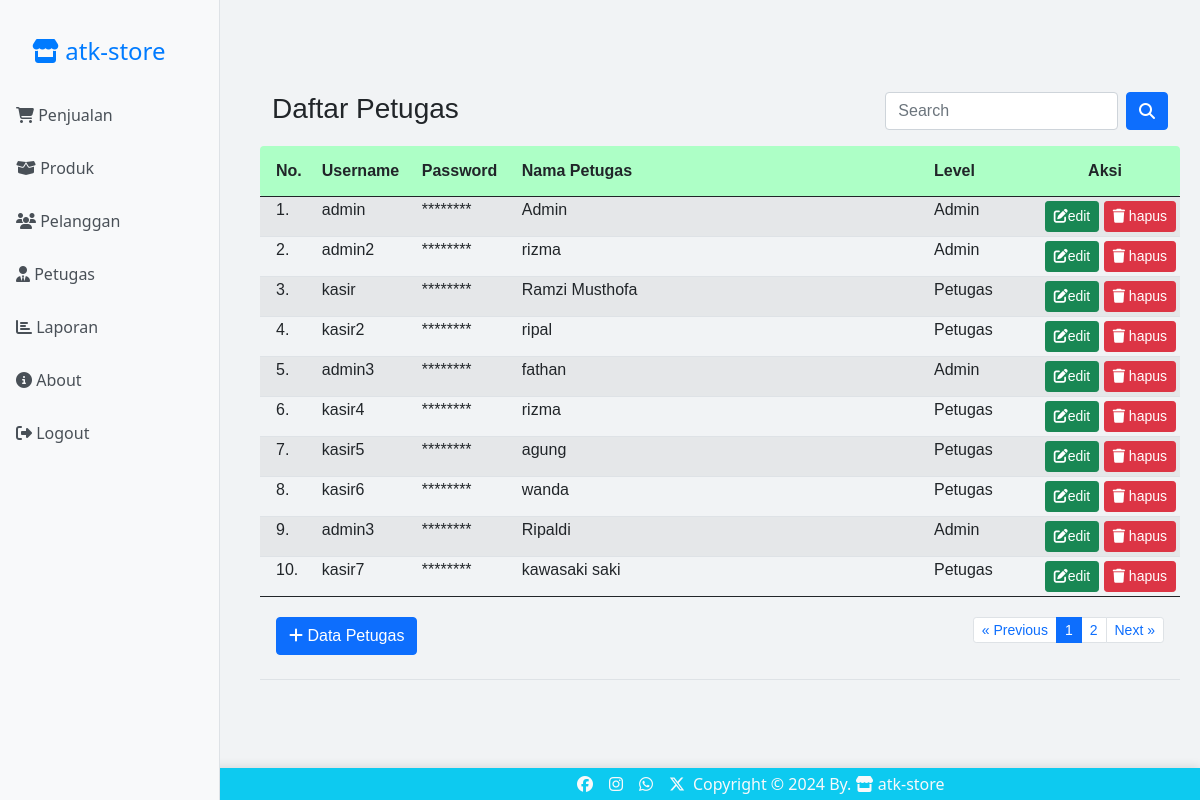
Page /petugas/index.php (signed in) on the committed database.
### tables this page shows
CREATE TABLE `petugas` (
  `id_petugas` int(11) NOT NULL,
  `username` varchar(30) DEFAULT NULL,
  `password` varchar(100) DEFAULT NULL,
  `nama_petugas` varchar(35) DEFAULT NULL,
  `level` enum('admin','petugas') DEFAULT NULL
);

### petugas/index.php (the view, shortened to what this page needs)
<?php
if (!isset($_SESSION['username']) && !isset($_SESSION['password'])) {
	?>
	<meta http-equiv="refresh" content="0;url=../login.php">
	<?php
} else {
	?>
	<html>
	<!DOCTYPE html>
	<html lang="en">
	<head>
		<link rel="stylesheet" href="../bootstrap/css/bootstrap.min.css" />
		<link rel="stylesheet" href="../styleMe.css">
	</head>
	<body>
		<?php include "../sidebar.php" ?>
		<main>
			<br><br><br>
			<div class="container">
				<div class="row">
					<div class="col-sm-8">
						<h3>Daftar Petugas</h3>
					</div>
					<div class="col-sm-4">
						<form class="d-flex" method="GET" action="">
							<input class="form-control me-2" type="text" placeholder="Search" name="np">
							<button class="btn btn-primary" type="submit"><i class="fas fa-search"></i></button>
						</form>
					</div>
				</div>
			</div>
			<table class="table table-hover table-striped table-sm">
				<thead class=" text-dark" style="background-color: #adffc6; color: white;">
					<tr>
						<th class="p-3 rounded-start" width="55px">No.</th>
						<th class="py-3" width="100px">Username</th>
						<th class="py-3" width="100px">Password</th>
						<th class="py-3">Nama Petugas</th>
						<th class="py-3" width="100px">Level</th>
						<th class="py-3 text-center rounded-end" width="150px">Aksi</th>
					</tr>
				</thead>
				<tbody>
					<?php
					include "../config.php";
					$batas = 10;
					$halaman = isset($_GET['halaman']) ? (int) $_GET['halaman'] : 1;
					$halaman_awal = ($halaman > 1) ? ($halaman * $batas) - $batas : 0;
					$previous = $halaman - 1;
					$next = $halaman + 1;
					if (isset($_GET['np'])) {
						$np = $_GET['np'];
						$sqldata = "select * from petugas where nama_petugas like '%$np%'";
					} else {
						$sqldata = "select * from petugas";
					}
					$resdata = mysqli_query($koneksi, $sqldata);
					$jumlah_data = mysqli_num_rows($resdata);
					$total_halaman = ceil($jumlah_data / $batas);
					if (isset($_GET['np'])) {
						$np = $_GET['np'];
						$sql = "select * from petugas where nama_petugas like '%$np%' limit $halaman_awal, $batas";
					} else {
						$sql = "select * from petugas limit $halaman_awal, $batas";
					}
					$result = mysqli_query($koneksi, $sql);
					$no = $halaman_awal + 1;
					while ($data = mysqli_fetch_array($result)) {
						?>
						<tr>
							<td class="px-3"><?= $no ?>.</td>
							<td><?= $data['username'] ?></td>
							<td>********</td>
							<td><?= $data['nama_petugas'] ?></td>
							<td class="text-capitalize"><?= $data['level'] ?></td>
							<td align="right">
								<a href="" class="btn btn-success btn-sm" data-bs-toggle="modal"
									data-bs-target="#modaledit<?= $data['id_petugas'] ?>"><i class="fas fa-edit"></i>edit</a>
								<a class="btn btn-danger btn-sm" href="delete.php?id=<?= $data['id_petugas'] ?>"
									onclick="return confirm('Apakah Anda Yakin data Petugas <?= $data['nama_petugas'] ?> akan dihapus ?')"
									class="hapus"><i class="fas fa-trash"></i> hapus</a>
							</td>
						</tr>
						<?php
						$no++;
					}
					?>
				</tbody>
				<tfoot>
					<tr>
						<td colspan="6" class="text-center">
							<div class="container">
								<div class="row">
									<div class="col-4 text-start py-3">
										<button type="button" class="btn btn-primary" data-bs-toggle="modal"
											data-bs-target="#myModal">
											<i class="fas fa-plus"></i> Data Petugas
										</button>
									</div>
									<div class="col-8 text-end py-3">
										<ul class="pagination justify-content-end pagination-sm">
											<li class="page-item"><a class="page-link" <?php if ($halaman > 1) {
												echo "href='?halaman=$previous'";
											} ?>>&laquo; Previous</a></li>
											<?php
											for ($x = 1; $x <= $total_halaman; $x++) {
												if ($x == $halaman) {
													?>
													<li class="page-item active"><a class="page-link"
															href="?halaman=<?php echo $x ?>"><?php echo $x; ?></a></li>
													<?php
												} else {
													?>
													<li class="page-item"><a class="page-link"
															href="?halaman=<?php echo $x ?>"><?php echo $x; ?></a></li>
													<?php
												}
											}
											?>
											<li class="page-item"><a class="page-link" <?php if ($halaman < $total_halaman) {
												echo "href='?halaman=$next'";
											} ?>>Next &raquo;</a></li>
										</ul>
									</div>
								</div>
							</div>
						</td>
					</tr>
				</tfoot>
			</table>
		</main>
	</body>
	</html>
<?php } ?>

### styleMe.css (style rules this page uses)
main { margin-left: 240px; padding: 20px; font-family: "Arial", sans-serif; }
body { background-color: #f1f3f5; }

### rows in the picture
petugas: username "admin", nama_petugas "Admin", level "Admin"
petugas: username "admin2", nama_petugas "rizma", level "Admin"
petugas: username "kasir", nama_petugas "Ramzi Musthofa", level "Petugas"
petugas: username "kasir2", nama_petugas "ripal", level "Petugas"
petugas: username "admin3", nama_petugas "fathan", level "Admin"
petugas: username "kasir4", nama_petugas "rizma", level "Petugas"
petugas: username "kasir5", nama_petugas "agung", level "Petugas"
petugas: username "kasir6", nama_petugas "wanda", level "Petugas"
petugas: username "admin3", nama_petugas "Ripaldi", level "Admin"
petugas: username "kasir7", nama_petugas "kawasaki saki", level "Petugas"
